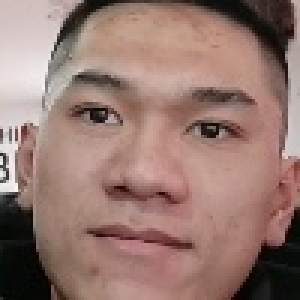
#> input picture step1/imgtest/duy.jpg, 100 x 100 px, found by its file name (shown 3 times larger); its folder holds 4 pictures in this run
$ python convert_gray.py
#> lines starting #> are read from the running program, lines starting #| are printed output that depends on the picture
import cv2
import os

#thư mục ảnh
IMG_FOLDER = './step1/imgtest/'
SAVE_FOLDER = './code/convert_gray_image/data/1/'


img_list = os.listdir(IMG_FOLDER)

for i in range(len(img_list)):
    img = cv2.imread(IMG_FOLDER + img_list[i])
#> img is the input picture: shape (100, 100, 3); mean B, G, R 112.3, 120.4, 150.1
    gray = cv2.cvtColor(img,cv2.COLOR_BGR2GRAY)
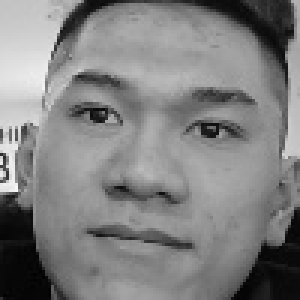
#> gray: shape (100, 100) (shown 3 times larger); min 1, max 248, mean 128.4
    cv2.imwrite(SAVE_FOLDER+str(i)+".jpg",gray)
#> pass 2 of the loop `for i in range(len(img_list)):`:
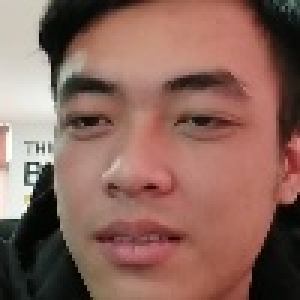
#> input picture step1/imgtest/hung.jpg, 100 x 100 px, found by its file name (shown 3 times larger)
#> img is the input picture: shape (100, 100, 3); mean B, G, R 92.4, 102.7, 139.1
#> `gray = cv2.cvtColor(img,cv2.COLOR_BGR2GRAY)`:
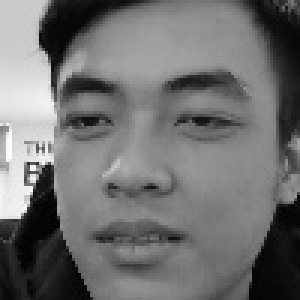
#> gray: shape (100, 100) (shown 3 times larger); min 1, max 254, mean 112.4
#> pass 3 of the loop `for i in range(len(img_list)):`:
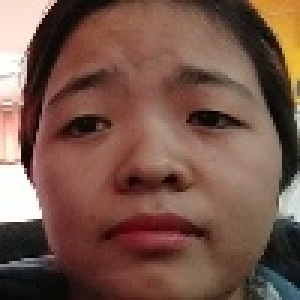
#> input picture step1/imgtest/thom.jpg, 100 x 100 px, found by its file name (shown 3 times larger)
#> img is the input picture: shape (100, 100, 3); mean B, G, R 73.3, 85.7, 118.3
#> `gray = cv2.cvtColor(img,cv2.COLOR_BGR2GRAY)`:
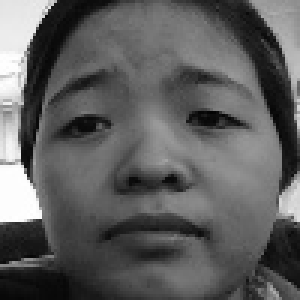
#> gray: shape (100, 100) (shown 3 times larger); min 3, max 255, mean 94
#> the loop made 4 passes; the first 3 are shown
